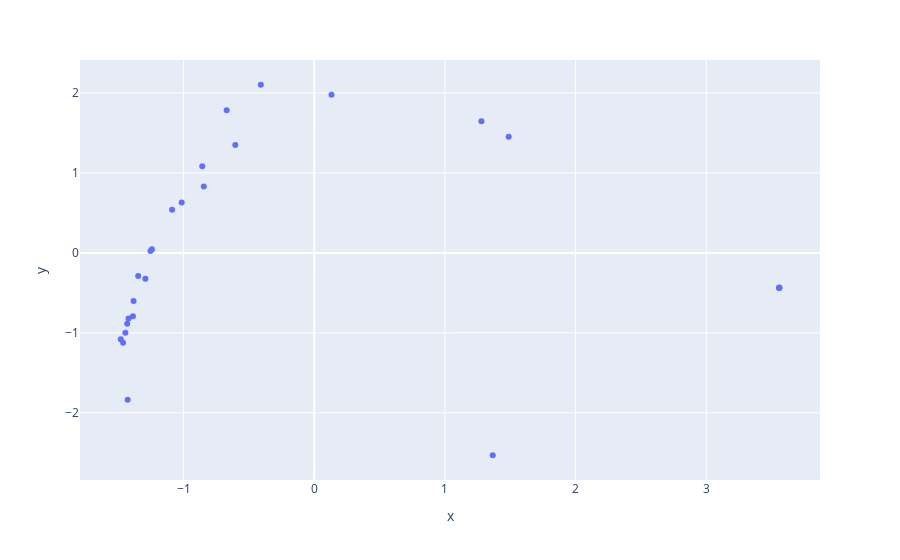

Notebook source saved alongside this figure:
### Markdown cell above
### combine recurrent-autoencoder with pca for dimention reducing and visualisation

### Code cell
pca=PCA()
compression_2D=pca.fit_transform(compression)
df = pd.DataFrame({
    "x": compression_2D[:,0],
    "y": compression_2D[:,1],
    "sentence": text
})

fig = px.scatter(df, x="x", y="y", hover_data=["sentence"])
fig.show()

plt.show()

### Figure 1 — Plotly figure (JSON) as saved in the notebook; plotly's stock layout.template omitted (floating-point values rounded to 4 significant figures)
{"data": [{"customdata": [["AI redirects here"], [" For other uses, see AI (disambiguation) and Artificial intelligence (disambiguation)"], ["\n\nArtificial intelligence (AI) is the capability of computational systems to perform tasks typically associated with human intelligence, such as learning, reasoning, problem-solving, perception, and decision-making"], [" It is a field of research in computer science that develops and studies methods and software that enable machines to perceive their environment and use learning and intelligence to take actions that maximize their chances of achieving defined goals"], ["\n\nHigh-profile applications of AI include advanced web search engines (e"], ["g"], [", Google Search); recommendation systems (used by YouTube, Amazon, and Netflix); virtual assistants (e"], ["g"], [", Google Assistant, Siri, and Alexa); autonomous vehicles (e"], ["g"], [", Waymo); generative and creative tools (e"], ["g"], [", language models and AI art); and superhuman play and analysis in strategy games (e"], ["g"], [", chess and Go)"], [" However, many AI applications are not perceived as AI: \"A lot of cutting edge AI has filtered into general applications, often without being called AI because once something becomes useful enough and common enough it's not labeled AI anymore"], ["\"\n\nVarious subfields of AI research are centered around particular goals and the use of particular tools"], [" The traditional goals of AI research include learning, reasoning, knowledge representation, planning, natural language processing, perception, and support for robotics"], ["[a] To reach these goals, AI researchers have adapted and integrated a wide range of techniques, including search and mathematical optimization, formal logic, artificial neural networks, and methods based on statistics, operations research, and economics"], ["AI also draws upon psychology, linguistics, philosophy, neuroscience, and other fields"], ["Some companies, such as OpenAI, Google DeepMind and Meta, aim to create artificial general intelligence (AGI) – AI that can complete virtually any cognitive task at least as well as a human"], ["\n\nArtificial intelligence was founded as an academic discipline in 1956 and the field went through multiple cycles of optimism throughout its history,followed by periods of disappointment and loss of funding, known as AI winters"], ["Funding and interest vastly increased after 2012 when graphics processing units started being used to accelerate neural networks, and deep learning outperformed previous AI techniques"], ["This growth accelerated further after 2017 with the transformer architecture"], [" In the 2020s, an ongoing period of rapid progress in advanced generative AI became known as the AI boom"], [" Generative AI's ability to create and modify content has led to several unintended consequences and harms"], [" Ethical concerns have been raised about AI's long-term effects and potential existential risks, prompting discussions about regulatory policies to ensure the safety and benefits of the technology"], ["\n"]], "hovertemplate": "x=%{x}<br>y=%{y}<br>sentence=%{customdata[0]}<extra></extra>", "legendgroup": "", "marker": {"color": "#636efa", "symbol": "circle"}, "mode": "markers", "name": "", "orientation": "v", "showlegend": false, "type": "scatter", "x": [1.488, -0.604, -1.292, -1.481, -0.8453, 3.559, -1.014, 3.559, -0.4085, 3.559, 0.1325, 3.559, -1.088, 3.559, 1.28, -1.428, -1.242, -1.382, -1.463, -0.8568, -1.387, -1.445, -1.431, -0.6699, -1.347, -1.253, -1.421, 1.366], "xaxis": "x", "y": [1.451, 1.348, -0.3231, -1.081, 0.8292, -0.4351, 0.6293, -0.4351, 2.102, -0.4351, 1.976, -0.4351, 0.5378, -0.4351, 1.646, -1.837, 0.04664, -0.6007, -1.125, 1.083, -0.7927, -0.998, -0.8861, 1.784, -0.2883, 0.02473, -0.8204, -2.53], "yaxis": "y"}], "layout": {"legend": {"tracegroupgap": 0}, "margin": {"t": 60}, "xaxis": {"anchor": "y", "domain": [0, 1], "title": {"text": "x"}}, "yaxis": {"anchor": "x", "domain": [0, 1], "title": {"text": "y"}}}}
